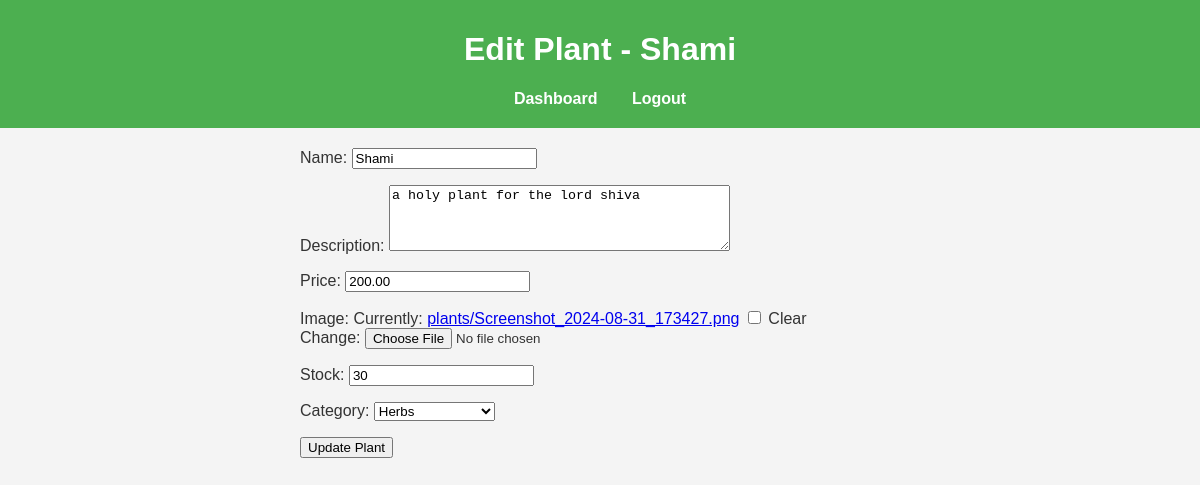
The page /edit_plant/18/ (signed in) on the database as committed earlier.
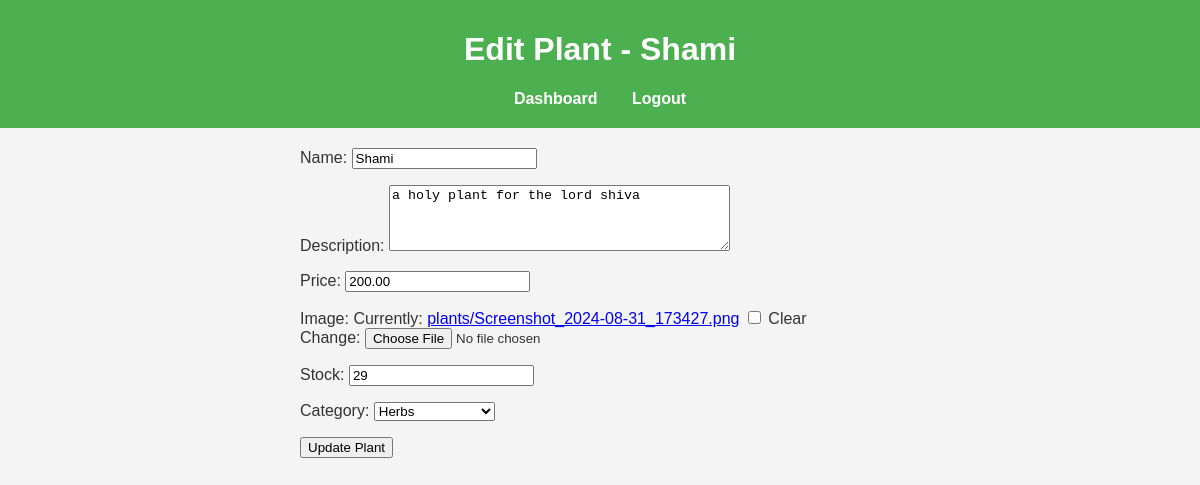
The same page on the database as committed later.
### store/models.py (models this page shows, shortened)
class Plant(models.Model):
    supplier = models.ForeignKey(Supplier, on_delete=models.CASCADE, related_name='plants')
    name = models.CharField(max_length=255)
    description = models.TextField()
    price = models.DecimalField(max_digits=10, decimal_places=2)
    image = models.ImageField(upload_to='plants/', blank=True, null=True)
    stock = models.PositiveIntegerField(default=0)
    category = models.ForeignKey(Category, on_delete=models.SET_NULL, null=True, blank=True)

class Category(models.Model):
    name = models.CharField(max_length=100)
    description = models.TextField()
    def __str__(self):
        return self.name

### store/views.py (the view)
# urls.py: path('edit_plant/<int:plant_id>/', views.edit_plant, name='edit_plant'),
def edit_plant(request, plant_id):
    try:
        supplier = request.user.supplier
    except Supplier.DoesNotExist:
        return redirect('plant_list')  # Or handle appropriately
    plant = get_object_or_404(Plant, id=plant_id, supplier=supplier)
    if request.method == 'POST':
        form = PlantForm(request.POST, request.FILES, instance=plant)
        if form.is_valid():
            form.save()
            return redirect('supplier_dashboard')
    else:
        form = PlantForm(instance=plant)
    return render(request, 'store/edit_plant.html', {'form': form, 'plant': plant})

### store/forms.py
class PlantForm(forms.ModelForm):
    class Meta:
        model = Plant
        fields = ['name', 'description', 'price', 'image', 'stock', 'category']
        widgets = {
            'description': forms.Textarea(attrs={'rows': 4}),
        }

### store/templates/store/edit_plant.html (shortened to what this page needs)
{% load static %}
<!DOCTYPE html>
<html>
<head>
    <link rel="stylesheet" href="{% static 'store/css/styles.css' %}">
</head>
<body>
    <header>
        <h1>Edit Plant - {{ plant.name }}</h1>
        <nav>
            <a href="{% url 'supplier_dashboard' %}">Dashboard</a>
            <a href="{% url 'logout' %}">Logout</a>
        </nav>
    </header>
    <div class="form-container">
        <form method="post" enctype="multipart/form-data">
            {{ form.as_p }}
            <button type="submit">Update Plant</button>
        </form>
    </div>
</body>
</html>

Rows that differ between the two databases and show on the page:
changed Plant "Shami": stock "30" → "29"
